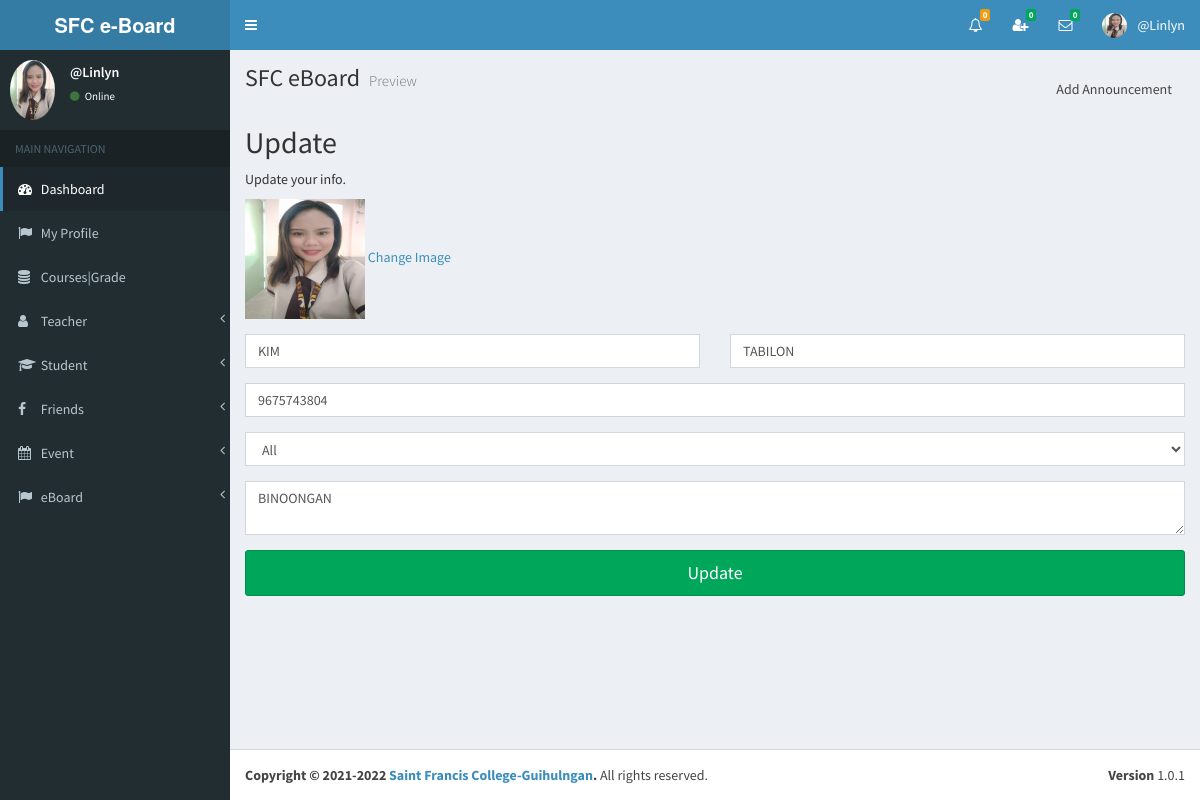
Screenshot of /view/announcement_edit.php?editid=21 (signed in) with the database file from the repository.
### tables this page shows
CREATE TABLE `tblusers` (
  `ID` int(10) NOT NULL,
  `FirstName` varchar(200) DEFAULT NULL,
  `LastName` varchar(200) DEFAULT NULL,
  `MobileNumber` bigint(10) DEFAULT NULL,
  `Email` varchar(200) DEFAULT NULL,
  `Address` mediumtext DEFAULT NULL,
  `ProfilePic` varchar(200) DEFAULT NULL,
  `status` varchar(100) NOT NULL,
  `CreationDate` timestamp NOT NULL DEFAULT current_timestamp() ON UPDATE current_timestamp()
);

### view/announcement_edit.php (the view, shortened to what this page needs)
<?php
include('dbconnection.php');
?>
<?php include_once('head.php'); ?>
<?php include_once('header_admin.php'); ?>
<?php include_once('sidebar.php'); ?>
<div class="content-wrapper">
    <section class="content-header">
        <h1>
            SFC eBoard
            <small>Preview</small>
        </h1>
        <ol class="breadcrumb">
            <li><a href="add_announcement.php" class="btn btn-secondary"><i class="material-icons">&#xE147;</i> <span>Add Announcement</span></a></li>
        </ol>
    </section>
    <section class="content">
		<div class="signup-form">
		    <form  method="POST">
		 <?php
		$eid=$_GET['editid'];
		$ret=mysqli_query($con,"select * from tblusers where ID='$eid'");
		while ($row=mysqli_fetch_array($ret)) {
		?>
				<h2>Update </h2>
				<p class="hint-text">Update your info.</p>
			<div class="form-group">
		<img src="profilepics/<?php  echo $row['ProfilePic'];?>" width="120" height="120">
		<a href="change-image.php?userid=<?php echo $row['ID'];?>">Change Image</a>
				</div>
		        <div class="form-group">
					<div class="row">
						<div class="col-sm-6"><input type="text" class="form-control" name="fname" value="<?php  echo $row['FirstName'];?>" required="true"></div>
						<div class="col-sm-6"><input type="text" class="form-control" name="lname" value="<?php  echo $row['LastName'];?>" required="true"></div>
					</div>
		        </div>
		        <div class="form-group">
		            <input type="text" class="form-control" name="contactno" value="<?php  echo $row['MobileNumber'];?>" required="true" maxlength="10" pattern="[0-9]+">
		        </div>
		        <div class="form-group">
		        	<select class="form-control" name="email" placeholder="Intended Recipients" required="true">
		     			 <option>All</option>
		   			 </select>
		        </div>
				<div class="form-group">
		            <textarea class="form-control" name="address" required="true"><?php  echo $row['Address'];?></textarea>
		        </div>
		<?php
		}?>
				<div class="form-group">
		            <button type="submit" class="btn btn-success btn-lg btn-block" name="submit">Update</button>
		        </div>
		    </form>
		</div>
    </section>
</div>
<?php include_once('footer.php'); ?>

### view/header_admin.php (shortened to what this page needs)
<body class="hold-transition skin-blue sidebar-mini" >
<div class="wrapper">
  <header class="main-header" >
    <a href="" class="logo">
      <span class="logo-lg"><strong>SFC e-Board </strong></span>
    </a>
    <nav class="navbar navbar-static-top">
		<a href="#" class="sidebar-toggle" data-toggle="offcanvas" role="button">
       	</a>
		<div class="navbar-custom-menu">
			<ul class="nav navbar-nav">
              <li class="dropdown notifications-menu">
                <a href="#" class="dropdown-toggle" data-toggle="dropdown">
                  <i class="fa fa-bell-o"></i>
<?php
include_once('../controller/config.php');
$my_type=$_SESSION["type"];
if($my_type == 'Admin'){
	$sql1="SELECT COUNT(id) FROM main_notifications WHERE _isread='0'";
	$result1=mysqli_query($conn,$sql1);
	$row1=mysqli_fetch_assoc($result1);
	$notfi_count=$row1['COUNT(id)'];
?>
                  <span class="label label-warning"><?php echo $notfi_count; ?></span>
                </a>
              </li>
<?php }  ?>
<?php
include_once('../controller/config.php');
$my_index=$_SESSION["index_number"];
$my_type=$_SESSION["type"];
$sql="SELECT count(id)
      FROM my_friends
      WHERE my_index='$my_index' AND _status='Pending' AND _isread='0'";
$result=mysqli_query($conn,$sql);
$row=mysqli_fetch_assoc($result);
$unread_count=$row['count(id)'];
?>
              <li class="dropdown messages-menu"  id="friend_request">
              	<a href="#" class="dropdown-toggle" data-toggle="dropdown" onClick="showFriendRequest('<?php echo $my_index; ?>','<?php echo $my_type; ?>')">
                  <i class="fa fa-user-plus"></i>
                  <span class="label label-success"><?php echo $unread_count; ?></span>
                </a>
              </li>
<?php
include_once('../controller/config.php');
$my_index=$_SESSION["index_number"];
$unread_msg_count=0;
$sql="SELECT * FROM my_friends WHERE my_index='$my_index'";
$result=mysqli_query($conn,$sql);
while($row=mysqli_fetch_assoc($result)){
	$friend_index=$row['friend_index'];
	$sql1="SELECT count(id)
		  FROM online_chat
		  WHERE user_index='$friend_index' AND _isread='0'";
	$result1=mysqli_query($conn,$sql1);
	$row1=mysqli_fetch_assoc($result1);
	$unread_msg_count+=$row1['count(id)'];
}
?>
              <li class="dropdown messages-menu" id="unread_msg">
                <a href="#" class="dropdown-toggle" data-toggle="dropdown" >
                  <i class="fa fa-envelope-o"></i>
                  <span class="label label-success"><?php echo $unread_msg_count; ?></span>
                </a>
<?php
include_once('../controller/config.php');
$index=$_SESSION["index_number"];
$type=$_SESSION["type"];
$time='';
$file_path='';
	$sql="SELECT
           DISTINCT conversation_id,friend_index
           FROM
              my_friends
           WHERE
              	my_index='$index'
           ORDER BY
              conversation_id";
	$result=mysqli_query($conn,$sql);
	while($row=mysqli_fetch_assoc($result)){
		$conversation_id=$row['conversation_id'];
		$friend_index=$row['friend_index'];
		$sql3="SELECT * FROM my_friends WHERE conversation_id='$conversation_id' and friend_index='$friend_index'";
		$result3=mysqli_query($conn,$sql3);
		$row3=mysqli_fetch_assoc($result3);
		$friend_type=$row3['friend_type'];
		if($friend_type == "Admin"){
			$sql1="SELECT * FROM admin WHERE index_number='$friend_index'";
			$result1=mysqli_query($conn,$sql1);
			$row1=mysqli_fetch_assoc($result1);
			$friend_name=$row1['i_name'];
			$friend_image=$row1['image_name'];
		}
		if($friend_type == "Teacher"){
			$sql1="SELECT * FROM teacher WHERE index_number='$friend_index'";
			$result1=mysqli_query($conn,$sql1);
			$row1=mysqli_fetch_assoc($result1);
			$friend_name=$row1['i_name'];
			$friend_image=$row1['image_name'];
		}
		if($friend_type == "Student"){
			$sql1="SELECT * FROM student WHERE index_number='$friend_index'";
			$result1=mysqli_query($conn,$sql1);
			$row1=mysqli_fetch_assoc($result1);
			$friend_name=$row1['i_name'];
			$friend_image=$row1['image_name'];
		}
		$sql2="SELECT * FROM online_chat WHERE conversation_id='$conversation_id' ORDER BY id DESC LIMIT 1";
		$result2=mysqli_query($conn,$sql2);
		while($row2=mysqli_fetch_assoc($result2)){
			$last_msg=$row2['msg'];
			$msg_time=$row2['time'];
			$datetime1 = new DateTime($msg_time);
			$datetime2 = new DateTime();
			$interval = $datetime1->diff($datetime2);
			$year = $interval->format('%y y ');
			$month = $interval->format('%m m ');
			$days = $interval->format('%a d');
			$hours = $interval->format('%h h');
			$minutes = $interval->format('%i mins');
			$seconds = $interval->format('%s sec');
			if($year>0){
				$time=$year;
			}else if($month>0){
				$time=$month;
			}else if($days>0){
				$time=$days;
			}else if($hours>0){
				$time=$hours;
			}else if($minutes>0){
				$time=$minutes;
			}else{
				$time=$seconds;
			}
			if($type=="Admin"){
				$file_path="my_friends.php?do=showChatBox&my_index=$index&conversation_id=$conversation_id&friend_index=$friend_index&my_type=$type";
			}
			if($type=="Teacher"){
				$file_path="my_friends2.php?do=showChatBox&my_index=$index&conversation_id=$conversation_id&friend_index=$friend_index&my_type=$type";
			}
			if($type=="Student"){
				$file_path="my_friends1.php?do=showChatBox&my_index=$index&conversation_id=$conversation_id&friend_index=$friend_index&my_type=$type";
			}
?>
                      <li>
                        <a href="<?php echo $file_path; ?>" onClick="msgRead('<?php echo $index; ?>','<?php echo $conversation_id; ?>','<?php echo $friend_index; ?>','<?php echo $type; ?>')">
                          <div class="pull-left">
                            <img src="../<?php echo $friend_image; ?>" class="img-circle" alt="User Image">
                          </div>
                          <h4>
                            <?php echo $friend_name; ?>
                            <small><i class="fa fa-clock-o"></i> <?php echo $time; ?></small>
                          </h4>
                          <p><?php echo $last_msg; ?></p>
                        </a>
                      </li>
 <?php } } ?>
              </li>
<?php
include_once('../controller/config.php');
if($type=="Admin"){
	$sql="SELECT * FROM admin where index_number='$index'";
	$result=mysqli_query($conn,$sql);
	$row=mysqli_fetch_assoc($result);
}
?>
            	<li class="dropdown user user-menu">
                    <a href="#" class="dropdown-toggle" data-toggle="dropdown">
                      <img src="../<?php echo $row['image_name']; ?>" class="user-image" alt="User Image">
                      <span class="hidden-xs"><?php echo $row['i_name']; ?></span>
                    </a>
              </li>
            </ul>
        </div>
	</nav>
  </header>

### view/sidebar.php (shortened to what this page needs)
  <aside class="main-sidebar">
    <section class="sidebar">
<?php
include_once('../controller/config.php');
$index=$_SESSION["index_number"];
$sql="SELECT * FROM admin WHERE index_number='$index'";
$result=mysqli_query($conn,$sql);
$row=mysqli_fetch_assoc($result);
$name=$row['i_name'];
$image=$row['image_name'];
?>
      <div class="user-panel">
        <div class="pull-left image">
          <img src="../<?php echo $image; ?>" class="img-circle" alt="User Image">
        </div>
        <div class="pull-left info">
          <p><?php echo $name; ?></p>
            <a href="#"><i class="fa fa-circle text-success"></i> Online</a>
        </div>
      </div>
      <ul class="sidebar-menu">
        <li class="header">MAIN NAVIGATION</li>
        <li class="active treeview">
          <a href="dashboard.php">
            <i class="fa fa-dashboard"></i> <span>Dashboard</span>
          </a>
        </li>
         <li>
          <a href="admin_profile.php">
            <i class="fa fa-flag"></i> <span>My Profile</span>
          </a>
        </li>
        <li>
          <a href="grade.php">
            <i class="fa fa-database"></i> <span>Courses|Grade</span>
          </a>
        </li>
        <li class="treeview">
          <a href="#">
            <i class="fa fa-user" aria-hidden="true"></i>
            <span>Teacher</span>
            <span class="pull-right-container">
              <i class="fa fa-angle-left pull-right"></i>
            </span>
          </a>
        </li>
       <li class="treeview">
          <a href="#">
            <i class="fa fa-graduation-cap"></i>
            <span>Student</span>
            <span class="pull-right-container">
              <i class="fa fa-angle-left pull-right"></i>
            </span>
          </a>
        </li>
       <li class="treeview">
          <a href="#">
            <i class="fa fa-facebook"></i>
            <span>Friends</span>
            <span class="pull-right-container">
              <i class="fa fa-angle-left pull-right"></i>
            </span>
          </a>
        </li>
        <li class="treeview">
          <a href="#">
            <i class="fa fa-calendar"></i>
            <span>Event</span>
            <span class="pull-right-container">
              <i class="fa fa-angle-left pull-right"></i>
            </span>
          </a>
        </li>
        <li>
          <a href="#">
            <i class="fa fa-flag"></i>
            <span>eBoard</span>
            <span class="pull-right-container">
              <i class="fa fa-angle-left pull-right"></i>
            </span>
          </a>
        </li>
      </ul>
    </section>
  </aside>

### rows the page displays
tblusers: ProfilePic (picture), fname "KIM", lname "TABILON", contactno "9675743804", address "BINOONGAN"

### other values shown
$notfi_count "0"
$unread_count "0"
$unread_msg_count "0"
$row['i_name'] "@Linlyn"
$name "@Linlyn"
